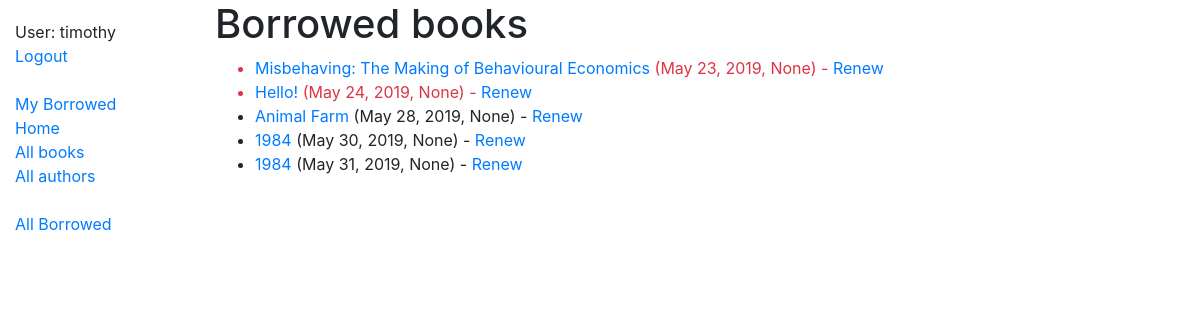
Page /catalog/allborrowedbooks/ (signed in) on the earlier database version.
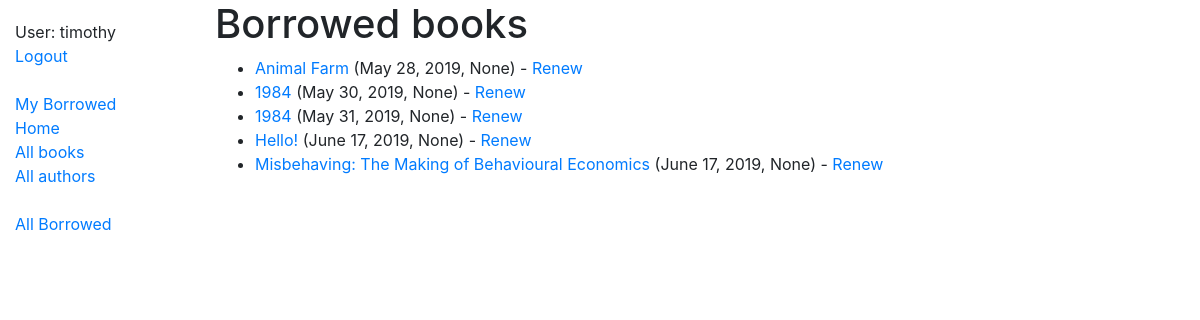
Same page on the later database version.
### catalog/models.py (models this page shows, shortened)
class BookInstance(models.Model):
    id = models.UUIDField(primary_key=True, default=uuid.uuid4,
                          help_text='Unique ID for this particular book across whole library')
    book = models.ForeignKey('Book', on_delete=models.SET_NULL, null=True)
    imprint = models.CharField(max_length=200)
    due_back = models.DateField(null=True, blank=True)
    borrower = models.ForeignKey(
        User, on_delete=models.SET_NULL, null=True, blank=True)
    LOAN_STATUS = (
        ('m', 'Maintenance'),
        ('o', 'On loan'),
        ('a', 'Available'),
        ('r', 'Reserved'),
    )
    status = models.CharField(
        max_length=1,
        choices=LOAN_STATUS,
        blank=True,
        default='m',
        help_text='Book availability',
    )
    class Meta:
        ordering = ['due_back']
        permissions = (("can_mark_returned", "Set book as returned"),)
    @property
    def is_overdue(self):
        if self.due_back and date.today() > self.due_back:
            return True
        return False

class Book(models.Model):
    title = models.CharField(max_length=200)
    author = models.ForeignKey('Author', on_delete=models.SET_NULL, null=True)
    summary = models.TextField(
        max_length=1000, help_text='Enter a brief description of the book')
    isbn = models.CharField(
        'ISBN', max_length=13, help_text='13 Character <a href="https://www.isbn-international.org/content/what-isbn">ISBN number</a>')
    genre = models.ManyToManyField(
        Genre, help_text='Select a genre for this book')
    language = models.ForeignKey(
        'Language', on_delete=models.SET_NULL, null=True)
    def display_genre(self):
        """Create a string for the Genre. This is required to display genre in Admin."""
        return ', '.join(genre.name for genre in self.genre.all()[:3])
    display_genre.short_description = 'Genre'

### catalog/views.py (the view)
# urls.py: path('allborrowedbooks/', views.LoanedBooksBySuperUserListView.as_view(),
class LoanedBooksBySuperUserListView(PermissionRequiredMixin, generic.ListView):
    permission_required = 'catalog.can_mark_returned'
    model = BookInstance
    template_name = 'catalog/bookinstance_list_borrowed_user.html'
    paginate_by = 10
    def get_queryset(self):
        return BookInstance.objects.filter(status__exact='o').order_by('due_back')

### catalog/templates/catalog/bookinstance_list_borrowed_user.html
{% extends "base_generic.html" %}
{% block content %}
<h1>Borrowed books</h1>
{% if bookinstance_list %}
<ul>
    {% for bookinst in bookinstance_list %}
    <li class="{% if bookinst.is_overdue %}text-danger{% endif %}">
        <a href="{% url 'book-detail' bookinst.book.pk %}">{{bookinst.book.title}}</a> ({{ bookinst.due_back }},
        {{ bookinst.borrower }})
        {% if perms.catalog.can_mark_returned %}- <a href="{% url 'renew-book-librarian' bookinst.id %}">Renew</a> {% endif %}
    </li>
    {% endfor %}
</ul>
{% else %}
<p>There are no books borrowed.</p>
{% endif %}
{% endblock %}

Differences in the rows shown:
changed BookInstance "Hello!": due_back "May 24, 2019" → "June 17, 2019"; moves down the list
changed BookInstance "Misbehaving: The Making of Behavioural Economics": due_back "May 23, 2019" → "June 17, 2019"; moves down the list
